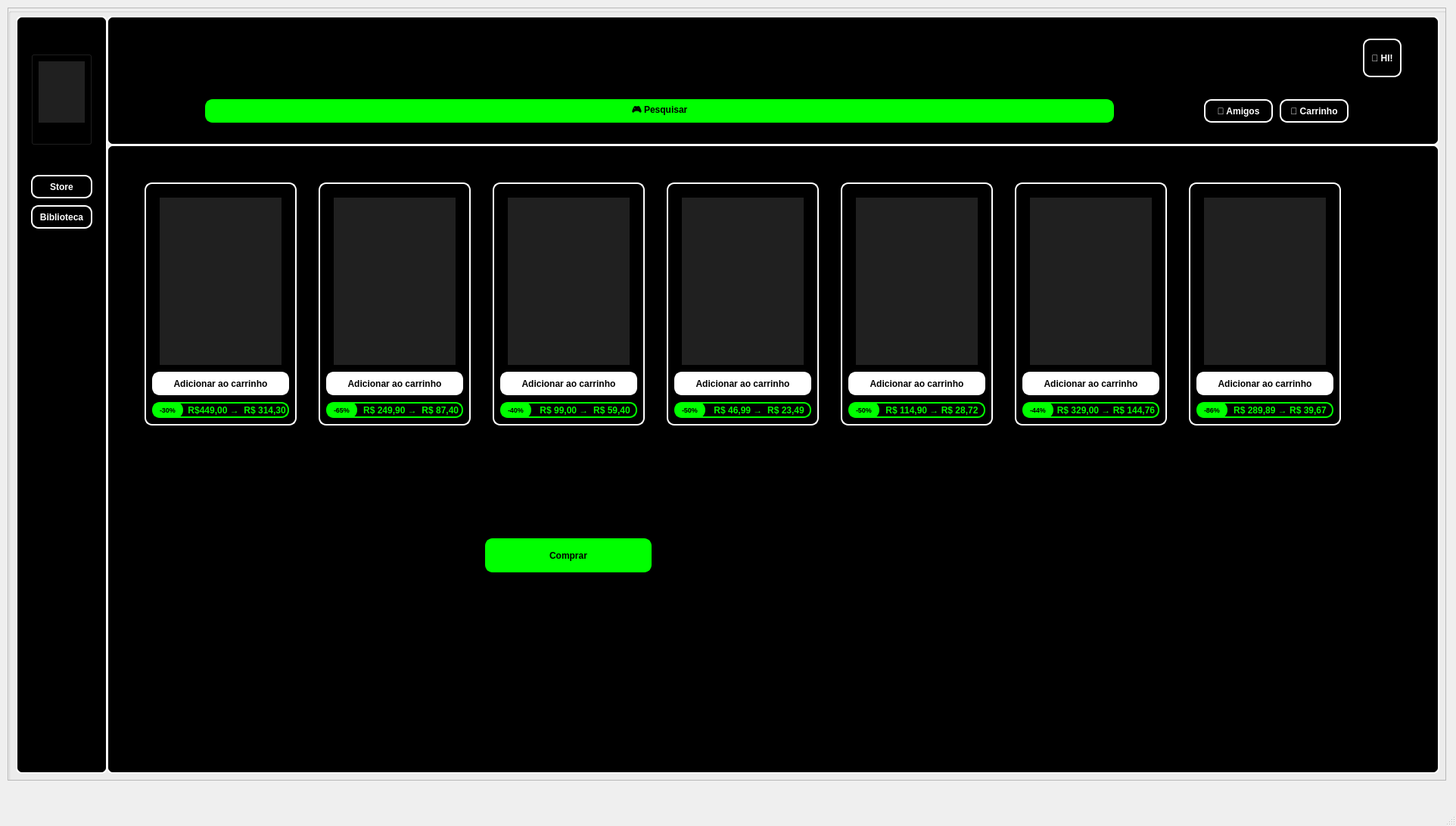
<?xml version="1.0" encoding="UTF-8"?>
<ui version="4.0">
 <class>MainWindow</class>
 <widget class="QMainWindow" name="MainWindow">
  <property name="geometry">
   <rect>
    <x>0</x>
    <y>0</y>
    <width>1924</width>
    <height>1091</height>
   </rect>
  </property>
  <property name="windowTitle">
   <string>A.R.K.O Plataforma de Jogos</string>
  </property>
  <widget class="QWidget" name="centralwidget">
   <widget class="QScrollArea" name="scrollArea">
    <property name="geometry">
     <rect>
      <x>10</x>
      <y>10</y>
      <width>1901</width>
      <height>1021</height>
     </rect>
    </property>
    <property name="widgetResizable">
     <bool>true</bool>
    </property>
    <widget class="QWidget" name="scrollAreaWidgetContents">
     <property name="geometry">
      <rect>
       <x>0</x>
       <y>0</y>
       <width>1899</width>
       <height>1019</height>
      </rect>
     </property>
     <widget class="QGroupBox" name="Barra1">
      <property name="geometry">
       <rect>
        <x>0</x>
        <y>0</y>
        <width>1901</width>
        <height>1031</height>
       </rect>
      </property>
      <property name="styleSheet">
       <string notr="true">QFrame { 
		background-color:  #202020; 
		border:  none; 
}</string>
      </property>
      <property name="title">
       <string/>
      </property>
      <widget class="QListWidget" name="Menu1">
       <property name="geometry">
        <rect>
         <x>10</x>
         <y>10</y>
         <width>121</width>
         <height>1001</height>
        </rect>
       </property>
       <property name="styleSheet">
        <string notr="true">QFrame { 
		background-color:  #000000; 
		border: 2px solid #FFFFFF;
		border-radius: 8px;
}</string>
       </property>
      </widget>
      <widget class="QPushButton" name="Store">
       <property name="geometry">
        <rect>
         <x>30</x>
         <y>220</y>
         <width>81</width>
         <height>31</height>
        </rect>
       </property>
       <property name="styleSheet">
        <string notr="true">QPushButton {
    background-color: #000000;
    color: white;
    border: 2px solid #FFFFFF;
    border-radius: 10px;
    font-weight: bold;
}

QPushButton:hover {
    background-color: #00FF00;
    color: black;
}</string>
       </property>
       <property name="text">
        <string>Store</string>
       </property>
      </widget>
      <widget class="QPushButton" name="Biblioteca">
       <property name="geometry">
        <rect>
         <x>30</x>
         <y>260</y>
         <width>81</width>
         <height>31</height>
        </rect>
       </property>
       <property name="styleSheet">
        <string notr="true">QPushButton {
    background-color: #000000;
    color: white;
    border: 2px solid #FFFFFF;
    border-radius: 10px;
    font-weight: bold;
}

QPushButton:hover {
    background-color: #00FF00;
    color: black;
}</string>
       </property>
       <property name="text">
        <string>Biblioteca</string>
       </property>
      </widget>
      <widget class="QListWidget" name="Menu2">
       <property name="geometry">
        <rect>
         <x>130</x>
         <y>10</y>
         <width>1761</width>
         <height>171</height>
        </rect>
       </property>
       <property name="styleSheet">
        <string notr="true">QFrame { 
		background-color:  #000000; 
		border: 2px solid #FFFFFF;
		border-radius: 8px;
}</string>
       </property>
      </widget>
      <widget class="QPushButton" name="HOME">
       <property name="geometry">
        <rect>
         <x>30</x>
         <y>60</y>
         <width>81</width>
         <height>121</height>
        </rect>
       </property>
       <property name="autoFillBackground">
        <bool>false</bool>
       </property>
       <property name="styleSheet">
        <string notr="true">QPushButton {
    background-color: #000000;
    color: white;
    font-weight: bold;
}

QPushButton:hover {
    background-color: #808080;
    color: black;
}</string>
       </property>
       <property name="text">
        <string/>
       </property>
      </widget>
      <widget class="QLabel" name="Logo">
       <property name="geometry">
        <rect>
         <x>40</x>
         <y>70</y>
         <width>61</width>
         <height>81</height>
        </rect>
       </property>
       <property name="autoFillBackground">
        <bool>false</bool>
       </property>
       <property name="text">
        <string/>
       </property>
       <property name="pixmap">
        <pixmap resource="Imagens.qrc">:/Logo/imagens/WhatsApp Image 2026-10-01 at 15.10.22 (1).jpeg</pixmap>
       </property>
       <property name="scaledContents">
        <bool>true</bool>
       </property>
      </widget>
      <widget class="QPushButton" name="Conta">
       <property name="geometry">
        <rect>
         <x>1790</x>
         <y>40</y>
         <width>51</width>
         <height>51</height>
        </rect>
       </property>
       <property name="font">
        <font>
         <weight>75</weight>
         <bold>true</bold>
        </font>
       </property>
       <property name="styleSheet">
        <string notr="true">QPushButton {
    background-color: #000000;
    color: white;
    border: 2px solid #FFFFFF;
    border-radius: 10px;
    font-weight: bold;
}

QPushButton:hover {
    background-color: #00FF00;
    color: black;
}</string>
       </property>
       <property name="text">
        <string>👤 HI!</string>
       </property>
       <property name="iconSize">
        <size>
         <width>100</width>
         <height>100</height>
        </size>
       </property>
      </widget>
      <widget class="QPushButton" name="Amigos">
       <property name="geometry">
        <rect>
         <x>1580</x>
         <y>120</y>
         <width>91</width>
         <height>31</height>
        </rect>
       </property>
       <property name="styleSheet">
        <string notr="true">QPushButton {
    background-color: #000000;
    color: white;
    border: 2px solid #FFFFFF;
    border-radius: 10px;
    font-weight: bold;
}

QPushButton:hover {
    background-color: #00FF00;
    color: black;
}</string>
       </property>
       <property name="text">
        <string>👥 Amigos</string>
       </property>
      </widget>
      <widget class="QPushButton" name="Carrinho">
       <property name="geometry">
        <rect>
         <x>1680</x>
         <y>120</y>
         <width>91</width>
         <height>31</height>
        </rect>
       </property>
       <property name="styleSheet">
        <string notr="true">QPushButton {
    background-color: #000000;
    color: white;
    border: 2px solid #FFFFFF;
    border-radius: 10px;
    font-weight: bold;
}

QPushButton:hover {
    background-color: #00FF00;
    color: black;
}</string>
       </property>
       <property name="text">
        <string>🛒 Carrinho</string>
       </property>
      </widget>
      <widget class="QPushButton" name="Pesquisar">
       <property name="geometry">
        <rect>
         <x>260</x>
         <y>120</y>
         <width>1201</width>
         <height>31</height>
        </rect>
       </property>
       <property name="styleSheet">
        <string notr="true">QPushButton {
    background-color: #00FF00;
    color: black;
    border: 2px solid #00FF00;
    border-radius: 10px;
    font-weight: bold;
}
</string>
       </property>
       <property name="text">
        <string>🎮 Pesquisar</string>
       </property>
      </widget>
      <widget class="QListWidget" name="Menu3">
       <property name="geometry">
        <rect>
         <x>130</x>
         <y>180</y>
         <width>1761</width>
         <height>831</height>
        </rect>
       </property>
       <property name="styleSheet">
        <string notr="true">QFrame { 
		background-color:  #000000; 
		border: 2px solid #FFFFFF;
		border-radius: 8px;
}</string>
       </property>
      </widget>
      <widget class="QPushButton" name="SELgta6">
       <property name="geometry">
        <rect>
         <x>180</x>
         <y>230</y>
         <width>201</width>
         <height>321</height>
        </rect>
       </property>
       <property name="styleSheet">
        <string notr="true">QPushButton {
    background-color: #000000;
    color: white;
    border: 2px solid #FFFFFF;
    border-radius: 10px;
    font-weight: bold;
}

QPushButton:hover {
    background-color: #808080;
    color: black;
}</string>
       </property>
       <property name="text">
        <string notr="true"/>
       </property>
       <property name="autoDefault">
        <bool>false</bool>
       </property>
       <property name="flat">
        <bool>false</bool>
       </property>
      </widget>
      <widget class="QLabel" name="GTA6_2">
       <property name="geometry">
        <rect>
         <x>200</x>
         <y>250</y>
         <width>161</width>
         <height>221</height>
        </rect>
       </property>
       <property name="text">
        <string/>
       </property>
       <property name="pixmap">
        <pixmap resource="GTA6.qrc">:/GTA6/imagens/images.jfif</pixmap>
       </property>
       <property name="scaledContents">
        <bool>true</bool>
       </property>
      </widget>
      <widget class="QPushButton" name="SELMspider">
       <property name="geometry">
        <rect>
         <x>410</x>
         <y>230</y>
         <width>201</width>
         <height>321</height>
        </rect>
       </property>
       <property name="styleSheet">
        <string notr="true">QPushButton {
    background-color: #000000;
    color: white;
    border: 2px solid #FFFFFF;
    border-radius: 10px;
    font-weight: bold;
}

QPushButton:hover {
    background-color: #808080;
    color: black;
}</string>
       </property>
       <property name="text">
        <string notr="true"/>
       </property>
       <property name="autoDefault">
        <bool>false</bool>
       </property>
       <property name="flat">
        <bool>false</bool>
       </property>
      </widget>
      <widget class="QLabel" name="Mspider">
       <property name="geometry">
        <rect>
         <x>430</x>
         <y>250</y>
         <width>161</width>
         <height>221</height>
        </rect>
       </property>
       <property name="text">
        <string/>
       </property>
       <property name="pixmap">
        <pixmap resource="Imagens.qrc">:/Mspider/imagens/images (68).jpg</pixmap>
       </property>
       <property name="scaledContents">
        <bool>true</bool>
       </property>
      </widget>
      <widget class="QPushButton" name="SELMinecraft">
       <property name="geometry">
        <rect>
         <x>640</x>
         <y>230</y>
         <width>201</width>
         <height>321</height>
        </rect>
       </property>
       <property name="styleSheet">
        <string notr="true">QPushButton {
    background-color: #000000;
    color: white;
    border: 2px solid #FFFFFF;
    border-radius: 10px;
    font-weight: bold;
}

QPushButton:hover {
    background-color: #808080;
    color: black;
}</string>
       </property>
       <property name="text">
        <string notr="true"/>
       </property>
       <property name="autoDefault">
        <bool>false</bool>
       </property>
       <property name="flat">
        <bool>false</bool>
       </property>
      </widget>
      <widget class="QLabel" name="Minecraft">
       <property name="geometry">
        <rect>
         <x>660</x>
         <y>250</y>
         <width>161</width>
         <height>221</height>
        </rect>
       </property>
       <property name="text">
        <string/>
       </property>
       <property name="pixmap">
        <pixmap resource="Imagens.qrc">:/Minecraft/3cdc624293ae885a197906ba94b1475a.png</pixmap>
       </property>
       <property name="scaledContents">
        <bool>true</bool>
       </property>
      </widget>
      <widget class="QPushButton" name="ComprarBT">
       <property name="geometry">
        <rect>
         <x>190</x>
         <y>480</y>
         <width>181</width>
         <height>31</height>
        </rect>
       </property>
       <property name="styleSheet">
        <string notr="true">QPushButton {
    background-color: #FFFFFF;
    color: black;
    border: 2px solid #FFFFFF;
    border-radius: 10px;
    font-weight: bold;
}
QPushButton:hover {
    background-color: #000000;
    color: white;
}</string>
       </property>
       <property name="text">
        <string>Adicionar ao carrinho</string>
       </property>
      </widget>
      <widget class="QPushButton" name="Preco">
       <property name="geometry">
        <rect>
         <x>200</x>
         <y>520</y>
         <width>171</width>
         <height>21</height>
        </rect>
       </property>
       <property name="font">
        <font>
         <weight>75</weight>
         <bold>true</bold>
         <strikeout>false</strikeout>
        </font>
       </property>
       <property name="styleSheet">
        <string notr="true">QPushButton {
    background-color: #000000;
    color: #00FF00;
    border: 2px solid #00FF00;
    border-radius: 10px;
    font-weight: bold;
}</string>
       </property>
       <property name="text">
        <string>          R$449,00 →  R$ 314,30</string>
       </property>
      </widget>
      <widget class="QPushButton" name="ComprarBT_2">
       <property name="geometry">
        <rect>
         <x>420</x>
         <y>480</y>
         <width>181</width>
         <height>31</height>
        </rect>
       </property>
       <property name="styleSheet">
        <string notr="true">QPushButton {
    background-color: #FFFFFF;
    color: black;
    border: 2px solid #FFFFFF;
    border-radius: 10px;
    font-weight: bold;
}
QPushButton:hover {
    background-color: #000000;
    color: white;
}</string>
       </property>
       <property name="text">
        <string>Adicionar ao carrinho</string>
       </property>
      </widget>
      <widget class="QPushButton" name="ComprarBT_3">
       <property name="geometry">
        <rect>
         <x>650</x>
         <y>480</y>
         <width>181</width>
         <height>31</height>
        </rect>
       </property>
       <property name="styleSheet">
        <string notr="true">QPushButton {
    background-color: #FFFFFF;
    color: black;
    border: 2px solid #FFFFFF;
    border-radius: 10px;
    font-weight: bold;
}
QPushButton:hover {
    background-color: #000000;
    color: white;
}</string>
       </property>
       <property name="text">
        <string>Adicionar ao carrinho</string>
       </property>
      </widget>
      <widget class="QPushButton" name="Desconto">
       <property name="geometry">
        <rect>
         <x>190</x>
         <y>520</y>
         <width>41</width>
         <height>21</height>
        </rect>
       </property>
       <property name="font">
        <font>
         <pointsize>7</pointsize>
         <weight>75</weight>
         <bold>true</bold>
         <strikeout>false</strikeout>
        </font>
       </property>
       <property name="styleSheet">
        <string notr="true">QPushButton {
    background-color: #00FF00;
    color: black;
    border: 2px solid #00FF00;
    border-radius: 10px;
    font-weight: bold;
}</string>
       </property>
       <property name="text">
        <string>-30%</string>
       </property>
      </widget>
      <widget class="QPushButton" name="Preco_2">
       <property name="geometry">
        <rect>
         <x>430</x>
         <y>520</y>
         <width>171</width>
         <height>21</height>
        </rect>
       </property>
       <property name="font">
        <font>
         <weight>75</weight>
         <bold>true</bold>
         <strikeout>false</strikeout>
        </font>
       </property>
       <property name="styleSheet">
        <string notr="true">QPushButton {
    background-color: #000000;
    color: #00FF00;
    border: 2px solid #00FF00;
    border-radius: 10px;
    font-weight: bold;
}</string>
       </property>
       <property name="text">
        <string>          R$ 249,90 →  R$ 87,40</string>
       </property>
      </widget>
      <widget class="QPushButton" name="Desconto_2">
       <property name="geometry">
        <rect>
         <x>420</x>
         <y>520</y>
         <width>41</width>
         <height>21</height>
        </rect>
       </property>
       <property name="font">
        <font>
         <pointsize>7</pointsize>
         <weight>75</weight>
         <bold>true</bold>
         <strikeout>false</strikeout>
        </font>
       </property>
       <property name="styleSheet">
        <string notr="true">QPushButton {
    background-color: #00FF00;
    color: black;
    border: 2px solid #00FF00;
    border-radius: 10px;
    font-weight: bold;
}</string>
       </property>
       <property name="text">
        <string>-65%</string>
       </property>
      </widget>
      <widget class="QPushButton" name="Preco_3">
       <property name="geometry">
        <rect>
         <x>660</x>
         <y>520</y>
         <width>171</width>
         <height>21</height>
        </rect>
       </property>
       <property name="font">
        <font>
         <weight>75</weight>
         <bold>true</bold>
         <strikeout>false</strikeout>
        </font>
       </property>
       <property name="styleSheet">
        <string notr="true">QPushButton {
    background-color: #000000;
    color: #00FF00;
    border: 2px solid #00FF00;
    border-radius: 10px;
    font-weight: bold;
}</string>
       </property>
       <property name="text">
        <string>          R$ 99,00 →  R$ 59,40</string>
       </property>
      </widget>
      <widget class="QPushButton" name="Desconto_3">
       <property name="geometry">
        <rect>
         <x>650</x>
         <y>520</y>
         <width>41</width>
         <height>21</height>
        </rect>
       </property>
       <property name="font">
        <font>
         <pointsize>7</pointsize>
         <weight>75</weight>
         <bold>true</bold>
         <strikeout>false</strikeout>
        </font>
       </property>
       <property name="styleSheet">
        <string notr="true">QPushButton {
    background-color: #00FF00;
    color: black;
    border: 2px solid #00FF00;
    border-radius: 10px;
    font-weight: bold;
}</string>
       </property>
       <property name="text">
        <string>-40%</string>
       </property>
      </widget>
      <widget class="QPushButton" name="ComprarCarrinho">
       <property name="geometry">
        <rect>
         <x>630</x>
         <y>700</y>
         <width>220</width>
         <height>45</height>
        </rect>
       </property>
       <property name="visible">
        <bool>false</bool>
       </property>
       <property name="styleSheet">
        <string notr="true">QPushButton {
    background-color: #00FF00;
    color: black;
    border: 2px solid #00FF00;
    border-radius: 10px;
    font-weight: bold;
}
QPushButton:hover {
    background-color: #FFFFFF;
    border-color: #FFFFFF;
}</string>
       </property>
       <property name="text">
        <string>Comprar</string>
       </property>
      </widget>
      <widget class="QPushButton" name="Preco_4">
       <property name="geometry">
        <rect>
         <x>890</x>
         <y>520</y>
         <width>171</width>
         <height>21</height>
        </rect>
       </property>
       <property name="font">
        <font>
         <weight>75</weight>
         <bold>true</bold>
         <strikeout>false</strikeout>
        </font>
       </property>
       <property name="styleSheet">
        <string notr="true">QPushButton {
    background-color: #000000;
    color: #00FF00;
    border: 2px solid #00FF00;
    border-radius: 10px;
    font-weight: bold;
}</string>
       </property>
       <property name="text">
        <string>          R$ 99,00 →  R$ 59,40</string>
       </property>
      </widget>
      <widget class="QPushButton" name="SELMinecraft_2">
       <property name="geometry">
        <rect>
         <x>870</x>
         <y>230</y>
         <width>201</width>
         <height>321</height>
        </rect>
       </property>
       <property name="styleSheet">
        <string notr="true">QPushButton {
    background-color: #000000;
    color: white;
    border: 2px solid #FFFFFF;
    border-radius: 10px;
    font-weight: bold;
}

QPushButton:hover {
    background-color: #808080;
    color: black;
}</string>
       </property>
       <property name="text">
        <string notr="true"/>
       </property>
       <property name="autoDefault">
        <bool>false</bool>
       </property>
       <property name="flat">
        <bool>false</bool>
       </property>
      </widget>
      <widget class="QPushButton" name="ComprarBT_4">
       <property name="geometry">
        <rect>
         <x>880</x>
         <y>480</y>
         <width>181</width>
         <height>31</height>
        </rect>
       </property>
       <property name="styleSheet">
        <string notr="true">QPushButton {
    background-color: #FFFFFF;
    color: black;
    border: 2px solid #FFFFFF;
    border-radius: 10px;
    font-weight: bold;
}
QPushButton:hover {
    background-color: #000000;
    color: white;
}</string>
       </property>
       <property name="text">
        <string>Adicionar ao carrinho</string>
       </property>
      </widget>
      <widget class="QLabel" name="Hollow">
       <property name="geometry">
        <rect>
         <x>890</x>
         <y>250</y>
         <width>161</width>
         <height>221</height>
        </rect>
       </property>
       <property name="text">
        <string/>
       </property>
       <property name="pixmap">
        <pixmap resource="Imagens.qrc">:/Logo/imagens/MV5BMGIyYmJmZDgtOWQ1Ny00NDFiLTk2OTgtM2Q2ZWQ4OWIxZjg3XkEyXkFqcGc@._V1_.jpg</pixmap>
       </property>
       <property name="scaledContents">
        <bool>true</bool>
       </property>
      </widget>
      <widget class="QPushButton" name="Preco_5">
       <property name="geometry">
        <rect>
         <x>890</x>
         <y>520</y>
         <width>171</width>
         <height>21</height>
        </rect>
       </property>
       <property name="font">
        <font>
         <weight>75</weight>
         <bold>true</bold>
         <strikeout>false</strikeout>
        </font>
       </property>
       <property name="styleSheet">
        <string notr="true">QPushButton {
    background-color: #000000;
    color: #00FF00;
    border: 2px solid #00FF00;
    border-radius: 10px;
    font-weight: bold;
}</string>
       </property>
       <property name="text">
        <string>          R$ 46,99 →  R$ 23,49</string>
       </property>
      </widget>
      <widget class="QPushButton" name="Desconto_4">
       <property name="geometry">
        <rect>
         <x>880</x>
         <y>520</y>
         <width>41</width>
         <height>21</height>
        </rect>
       </property>
       <property name="font">
        <font>
         <pointsize>7</pointsize>
         <weight>75</weight>
         <bold>true</bold>
         <strikeout>false</strikeout>
        </font>
       </property>
       <property name="styleSheet">
        <string notr="true">QPushButton {
    background-color: #00FF00;
    color: black;
    border: 2px solid #00FF00;
    border-radius: 10px;
    font-weight: bold;
}</string>
       </property>
       <property name="text">
        <string>-50%</string>
       </property>
      </widget>
      <widget class="QPushButton" name="ComprarBT_5">
       <property name="geometry">
        <rect>
         <x>1110</x>
         <y>480</y>
         <width>181</width>
         <height>31</height>
        </rect>
       </property>
       <property name="styleSheet">
        <string notr="true">QPushButton {
    background-color: #FFFFFF;
    color: black;
    border: 2px solid #FFFFFF;
    border-radius: 10px;
    font-weight: bold;
}
QPushButton:hover {
    background-color: #000000;
    color: white;
}</string>
       </property>
       <property name="text">
        <string>Adicionar ao carrinho</string>
       </property>
      </widget>
      <widget class="QPushButton" name="Desconto_5">
       <property name="geometry">
        <rect>
         <x>1110</x>
         <y>520</y>
         <width>41</width>
         <height>21</height>
        </rect>
       </property>
       <property name="font">
        <font>
         <pointsize>7</pointsize>
         <weight>75</weight>
         <bold>true</bold>
         <strikeout>false</strikeout>
        </font>
       </property>
       <property name="styleSheet">
        <string notr="true">QPushButton {
    background-color: #00FF00;
    color: black;
    border: 2px solid #00FF00;
    border-radius: 10px;
    font-weight: bold;
}</string>
       </property>
       <property name="text">
        <string>-50%</string>
       </property>
      </widget>
      <widget class="QPushButton" name="SELMinecraft_3">
       <property name="geometry">
        <rect>
         <x>1100</x>
         <y>230</y>
         <width>201</width>
         <height>321</height>
        </rect>
       </property>
       <property name="styleSheet">
        <string notr="true">QPushButton {
    background-color: #000000;
    color: white;
    border: 2px solid #FFFFFF;
    border-radius: 10px;
    font-weight: bold;
}

QPushButton:hover {
    background-color: #808080;
    color: black;
}</string>
       </property>
       <property name="text">
        <string notr="true"/>
       </property>
       <property name="autoDefault">
        <bool>false</bool>
       </property>
       <property name="flat">
        <bool>false</bool>
       </property>
      </widget>
      <widget class="QLabel" name="SHADOW">
       <property name="geometry">
        <rect>
         <x>1120</x>
         <y>250</y>
         <width>161</width>
         <height>221</height>
        </rect>
       </property>
       <property name="text">
        <string/>
       </property>
       <property name="pixmap">
        <pixmap resource="Imagens.qrc">:/Logo/imagens/SHADOW.jfif</pixmap>
       </property>
       <property name="scaledContents">
        <bool>true</bool>
       </property>
      </widget>
      <widget class="QPushButton" name="Preco_6">
       <property name="geometry">
        <rect>
         <x>1120</x>
         <y>520</y>
         <width>171</width>
         <height>21</height>
        </rect>
       </property>
       <property name="font">
        <font>
         <weight>75</weight>
         <bold>true</bold>
         <strikeout>false</strikeout>
        </font>
       </property>
       <property name="styleSheet">
        <string notr="true">QPushButton {
    background-color: #000000;
    color: #00FF00;
    border: 2px solid #00FF00;
    border-radius: 10px;
    font-weight: bold;
}</string>
       </property>
       <property name="text">
        <string>         R$ 114,90 → R$ 28,72</string>
       </property>
      </widget>
      <widget class="QPushButton" name="ComprarBT_6">
       <property name="geometry">
        <rect>
         <x>1110</x>
         <y>480</y>
         <width>181</width>
         <height>31</height>
        </rect>
       </property>
       <property name="styleSheet">
        <string notr="true">QPushButton {
    background-color: #FFFFFF;
    color: black;
    border: 2px solid #FFFFFF;
    border-radius: 10px;
    font-weight: bold;
}
QPushButton:hover {
    background-color: #000000;
    color: white;
}</string>
       </property>
       <property name="text">
        <string>Adicionar ao carrinho</string>
       </property>
      </widget>
      <widget class="QPushButton" name="Desconto_6">
       <property name="geometry">
        <rect>
         <x>1110</x>
         <y>520</y>
         <width>41</width>
         <height>21</height>
        </rect>
       </property>
       <property name="font">
        <font>
         <pointsize>7</pointsize>
         <weight>75</weight>
         <bold>true</bold>
         <strikeout>false</strikeout>
        </font>
       </property>
       <property name="styleSheet">
        <string notr="true">QPushButton {
    background-color: #00FF00;
    color: black;
    border: 2px solid #00FF00;
    border-radius: 10px;
    font-weight: bold;
}</string>
       </property>
       <property name="text">
        <string>-50%</string>
       </property>
      </widget>
      <widget class="QPushButton" name="SELMinecraft_4">
       <property name="geometry">
        <rect>
         <x>1330</x>
         <y>230</y>
         <width>201</width>
         <height>321</height>
        </rect>
       </property>
       <property name="styleSheet">
        <string notr="true">QPushButton {
    background-color: #000000;
    color: white;
    border: 2px solid #FFFFFF;
    border-radius: 10px;
    font-weight: bold;
}

QPushButton:hover {
    background-color: #808080;
    color: black;
}</string>
       </property>
       <property name="text">
        <string notr="true"/>
       </property>
       <property name="autoDefault">
        <bool>false</bool>
       </property>
       <property name="flat">
        <bool>false</bool>
       </property>
      </widget>
      <widget class="QLabel" name="Zelda">
       <property name="geometry">
        <rect>
         <x>1350</x>
         <y>250</y>
         <width>161</width>
         <height>221</height>
        </rect>
       </property>
       <property name="text">
        <string/>
       </property>
       <property name="pixmap">
        <pixmap resource="Imagens.qrc">:/Logo/imagens/Zelda.jfif</pixmap>
       </property>
       <property name="scaledContents">
        <bool>true</bool>
       </property>
      </widget>
      <widget class="QPushButton" name="ComprarBT_7">
       <property name="geometry">
        <rect>
         <x>1340</x>
         <y>480</y>
         <width>181</width>
         <height>31</height>
        </rect>
       </property>
       <property name="styleSheet">
        <string notr="true">QPushButton {
    background-color: #FFFFFF;
    color: black;
    border: 2px solid #FFFFFF;
    border-radius: 10px;
    font-weight: bold;
}
QPushButton:hover {
    background-color: #000000;
    color: white;
}</string>
       </property>
       <property name="text">
        <string>Adicionar ao carrinho</string>
       </property>
      </widget>
      <widget class="QPushButton" name="Preco_7">
       <property name="geometry">
        <rect>
         <x>1350</x>
         <y>520</y>
         <width>171</width>
         <height>21</height>
        </rect>
       </property>
       <property name="font">
        <font>
         <weight>75</weight>
         <bold>true</bold>
         <strikeout>false</strikeout>
        </font>
       </property>
       <property name="styleSheet">
        <string notr="true">QPushButton {
    background-color: #000000;
    color: #00FF00;
    border: 2px solid #00FF00;
    border-radius: 10px;
    font-weight: bold;
}</string>
       </property>
       <property name="text">
        <string>         R$ 329,00 → R$ 144,76</string>
       </property>
      </widget>
      <widget class="QPushButton" name="Desconto_7">
       <property name="geometry">
        <rect>
         <x>1340</x>
         <y>520</y>
         <width>41</width>
         <height>21</height>
        </rect>
       </property>
       <property name="font">
        <font>
         <pointsize>7</pointsize>
         <weight>75</weight>
         <bold>true</bold>
         <strikeout>false</strikeout>
        </font>
       </property>
       <property name="styleSheet">
        <string notr="true">QPushButton {
    background-color: #00FF00;
    color: black;
    border: 2px solid #00FF00;
    border-radius: 10px;
    font-weight: bold;
}</string>
       </property>
       <property name="text">
        <string>-44%</string>
       </property>
      </widget>
      <widget class="QPushButton" name="SELMinecraft_5">
       <property name="geometry">
        <rect>
         <x>1560</x>
         <y>230</y>
         <width>201</width>
         <height>321</height>
        </rect>
       </property>
       <property name="styleSheet">
        <string notr="true">QPushButton {
    background-color: #000000;
    color: white;
    border: 2px solid #FFFFFF;
    border-radius: 10px;
    font-weight: bold;
}

QPushButton:hover {
    background-color: #808080;
    color: black;
}</string>
       </property>
       <property name="text">
        <string notr="true"/>
       </property>
       <property name="autoDefault">
        <bool>false</bool>
       </property>
       <property name="flat">
        <bool>false</bool>
       </property>
      </widget>
      <widget class="QLabel" name="Resident">
       <property name="geometry">
        <rect>
         <x>1580</x>
         <y>250</y>
         <width>161</width>
         <height>221</height>
        </rect>
       </property>
       <property name="text">
        <string/>
       </property>
       <property name="pixmap">
        <pixmap resource="Imagens.qrc">:/Logo/imagens/Resident_Evil_4_29.webp</pixmap>
       </property>
       <property name="scaledContents">
        <bool>true</bool>
       </property>
      </widget>
      <widget class="QPushButton" name="ComprarBT_8">
       <property name="geometry">
        <rect>
         <x>1570</x>
         <y>480</y>
         <width>181</width>
         <height>31</height>
        </rect>
       </property>
       <property name="styleSheet">
        <string notr="true">QPushButton {
    background-color: #FFFFFF;
    color: black;
    border: 2px solid #FFFFFF;
    border-radius: 10px;
    font-weight: bold;
}
QPushButton:hover {
    background-color: #000000;
    color: white;
}</string>
       </property>
       <property name="text">
        <string>Adicionar ao carrinho</string>
       </property>
      </widget>
      <widget class="QPushButton" name="Preco_8">
       <property name="geometry">
        <rect>
         <x>1580</x>
         <y>520</y>
         <width>171</width>
         <height>21</height>
        </rect>
       </property>
       <property name="font">
        <font>
         <weight>75</weight>
         <bold>true</bold>
         <strikeout>false</strikeout>
        </font>
       </property>
       <property name="styleSheet">
        <string notr="true">QPushButton {
    background-color: #000000;
    color: #00FF00;
    border: 2px solid #00FF00;
    border-radius: 10px;
    font-weight: bold;
}</string>
       </property>
       <property name="text">
        <string>         R$ 289,89 → R$ 39,67</string>
       </property>
      </widget>
      <widget class="QPushButton" name="Desconto_8">
       <property name="geometry">
        <rect>
         <x>1570</x>
         <y>520</y>
         <width>41</width>
         <height>21</height>
        </rect>
       </property>
       <property name="font">
        <font>
         <pointsize>7</pointsize>
         <weight>75</weight>
         <bold>true</bold>
         <strikeout>false</strikeout>
        </font>
       </property>
       <property name="styleSheet">
        <string notr="true">QPushButton {
    background-color: #00FF00;
    color: black;
    border: 2px solid #00FF00;
    border-radius: 10px;
    font-weight: bold;
}</string>
       </property>
       <property name="text">
        <string>-86%</string>
       </property>
      </widget>
     </widget>
    </widget>
   </widget>
  </widget>
  <widget class="QMenuBar" name="menubar">
   <property name="geometry">
    <rect>
     <x>0</x>
     <y>0</y>
     <width>1924</width>
     <height>21</height>
    </rect>
   </property>
  </widget>
  <widget class="QStatusBar" name="statusbar"/>
 </widget>
 <resources>
  <include location="Imagens.qrc"/>
  <include location="GTA6.qrc"/>
 </resources>
 <connections/>
</ui>
